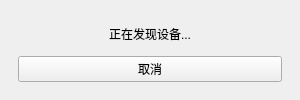
<?xml version="1.0" encoding="UTF-8"?>
<ui version="4.0">
 <class>ScanDevice</class>
 <widget class="QMainWindow" name="ScanDevice">
  <property name="windowModality">
   <enum>Qt::ApplicationModal</enum>
  </property>
  <property name="geometry">
   <rect>
    <x>0</x>
    <y>0</y>
    <width>300</width>
    <height>100</height>
   </rect>
  </property>
  <property name="sizePolicy">
   <sizepolicy hsizetype="Fixed" vsizetype="Fixed">
    <horstretch>0</horstretch>
    <verstretch>0</verstretch>
   </sizepolicy>
  </property>
  <property name="windowTitle">
   <string>添加设备</string>
  </property>
  <widget class="QWidget" name="centralwidget">
   <layout class="QGridLayout" name="gridLayout">
    <item row="0" column="0">
     <widget class="QFrame" name="verticalFrame">
      <layout class="QVBoxLayout" name="verticalLayout">
       <item>
        <widget class="QLabel" name="lbl_status">
         <property name="text">
          <string>正在发现设备...</string>
         </property>
         <property name="alignment">
          <set>Qt::AlignCenter</set>
         </property>
        </widget>
       </item>
       <item>
        <widget class="QPushButton" name="btnAddCancel">
         <property name="text">
          <string>取消</string>
         </property>
        </widget>
       </item>
      </layout>
     </widget>
    </item>
   </layout>
  </widget>
 </widget>
 <resources/>
 <connections/>
</ui>
